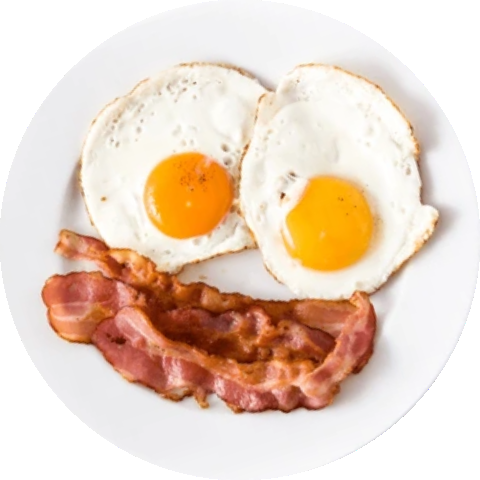
#> input picture assets/stickers/bacon_head.png, 480 x 480 px, found by its file name
$ python bacon_head.py
#> lines starting #> are read from the running program, lines starting #| are printed output that depends on the picture
import cv2
import numpy as np

# Load images PNG (RGBA)
bacon_head_img = cv2.imread("assets/stickers/bacon_head.png", cv2.IMREAD_UNCHANGED)
#> bacon_head_img is the input picture: shape (480, 480, 4); mean B, G, R, A 196, 212.2, 233.3, 200.3
chop_left_img = cv2.imread("assets/stickers/pork_chop_left.png", cv2.IMREAD_UNCHANGED)
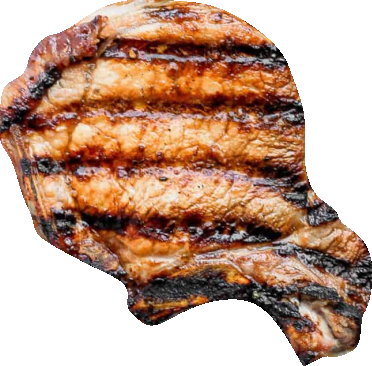
#> input picture assets/stickers/pork_chop_left.png, 372 x 366 px, found by its file name
#> chop_left_img is the input picture: shape (366, 372, 4); mean B, G, R, A 141.1, 160.4, 193.9, 162
chop_right_img = cv2.imread("assets/stickers/pork_chop_right.png", cv2.IMREAD_UNCHANGED)
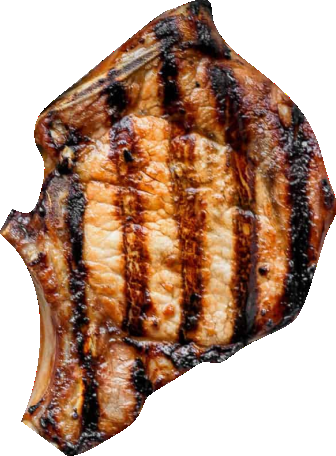
#> input picture assets/stickers/pork_chop_right.png, 336 x 456 px, found by its file name
#> chop_right_img is the input picture: shape (456, 336, 4); mean B, G, R, A 133.7, 152.1, 183.8, 156.2

# idx pose_landmarks
head_landmarks = [8, 7]
left_hand_landmarks = [20, 18]
right_hand_landmarks = [19, 17]


# [108 lines left out: functions bacon_head_filter, pork_chop_hand_filter, not called in this run]
